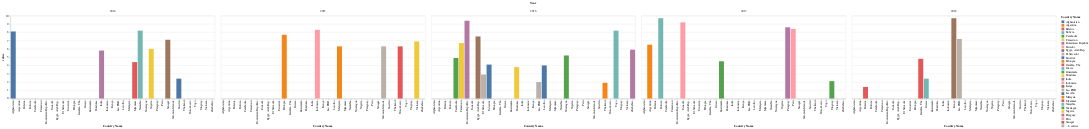

This figure's notebook cell:
### Code cell
import altair as alt
countries = df_melted['Country Name'].unique()
years = ['2014', '2015', '2016', '2017', '2018']
countries_years_series_filtered = df_melted[(df_melted['Country Name'].isin(countries)) & 
                                            (df_melted['year'].isin(years)) & 
                                            (df_melted['Series Name']=="Average time to clear exports through customs (days)") & 
                                            (df_melted['value']<10)]

chart = alt.Chart(countries_years_series_filtered).mark_bar().encode(
    x=alt.X('Country Name'),
    y=alt.Y('value'),
    color='Country Name',
    column=alt.Column('year', header=alt.Header(title='Year')),
    tooltip='year')



chart

### Figure 1 — Vega-Lite specification as saved in the notebook (floating-point values rounded to 4 significant figures)
{"config": {"view": {"continuousWidth": 400, "continuousHeight": 300}}, "data": {"name": "data-3ba1e1c27dcf69de5b50ef22000b9c88"}, "mark": "bar", "encoding": {"color": {"type": "nominal", "field": "Country Name"}, "column": {"type": "nominal", "field": "year", "header": {"title": "Year"}}, "tooltip": {"type": "nominal", "field": "year"}, "x": {"type": "nominal", "field": "Country Name"}, "y": {"type": "quantitative", "field": "value"}}, "$schema": "https://vega.github.io/schema/vega-lite/v4.8.1.json", "datasets": {"data-3ba1e1c27dcf69de5b50ef22000b9c88": [{"Country Name": "Afghanistan", "Series Name": "Average time to clear exports through customs (days)", "year": "2014", "value": 8.1}, {"Country Name": "India", "Series Name": "Average time to clear exports through customs (days)", "year": "2014", "value": 5.8}, {"Country Name": "Myanmar", "Series Name": "Average time to clear exports through customs (days)", "year": "2014", "value": 4.4}, {"Country Name": "Namibia", "Series Name": "Average time to clear exports through customs (days)", "year": "2014", "value": 8.2}, {"Country Name": "Nigeria", "Series Name": "Average time to clear exports through customs (days)", "year": "2014", "value": 6.0}, {"Country Name": "Senegal", "Series Name": "Average time to clear exports through customs (days)", "year": "2014", "value": 7.1}, {"Country Name": "Sweden", "Series Name": "Average time to clear exports through customs (days)", "year": "2014", "value": 2.4}, {"Country Name": "Ethiopia", "Series Name": "Average time to clear exports through customs (days)", "year": "2015", "value": 7.7}, {"Country Name": "Indonesia", "Series Name": "Average time to clear exports through customs (days)", "year": "2015", "value": 8.3}, {"Country Name": "Malaysia", "Series Name": "Average time to clear exports through customs (days)", "year": "2015", "value": 6.3}, {"Country Name": "Solomon Islands", "Series Name": "Average time to clear exports through customs (days)", "year": "2015", "value": 6.3}, {"Country Name": "Timor-Leste", "Series Name": "Average time to clear exports through customs (days)", "year": "2015", "value": 6.3}, {"Country Name": "Vietnam", "Series Name": "Average time to clear exports through customs (days)", "year": "2015", "value": 6.9}, {"Country Name": "Cambodia", "Series Name": "Average time to clear exports through customs (days)", "year": "2016", "value": 4.9}, {"Country Name": "Cameroon", "Series Name": "Average time to clear exports through customs (days)", "year": "2016", "value": 6.7}, {"Country Name": "Dominican Republic", "Series Name": "Average time to clear exports through customs (days)", "year": "2016", "value": 9.4}, {"Country Name": "Egypt, Arab Rep.", "Series Name": "Average time to clear exports through customs (days)", "year": "2016", "value": 7.5}, {"Country Name": "El Salvador", "Series Name": "Average time to clear exports through customs (days)", "year": "2016", "value": 2.9}, {"Country Name": "Eswatini", "Series Name": "Average time to clear exports through customs (days)", "year": "2016", "value": 4.1}, {"Country Name": "Honduras", "Series Name": "Average time to clear exports through customs (days)", "year": "2016", "value": 3.8}, {"Country Name": "Lao PDR", "Series Name": "Average time to clear exports through customs (days)", "year": "2016", "value": 2.0}, {"Country Name": "Lesotho", "Series Name": "Average time to clear exports through customs (days)", "year": "2016", "value": 4.0}, {"Country Name": "Nicaragua", "Series Name": "Average time to clear exports through customs (days)", "year": "2016", "value": 5.2}, {"Country Name": "Thailand", "Series Name": "Average time to clear exports through customs (days)", "year": "2016", "value": 1.9}, {"Country Name": "Togo", "Series Name": "Average time to clear exports through customs (days)", "year": "2016", "value": 8.2}, {"Country Name": "Zimbabwe", "Series Name": "Average time to clear exports through customs (days)", "year": "2016", "value": 5.9}, {"Country Name": "Argentina", "Series Name": "Average time to clear exports through customs (days)", "year": "2017", "value": 6.5}, {"Country Name": "Bolivia", "Series Name": "Average time to clear exports through customs (days)", "year": "2017", "value": 9.7}, {"Country Name": "Ecuador", "Series Name": "Average time to clear exports through customs (days)", "year": "2017", "value": 9.2}, {"Country Name": "Guatemala", "Series Name": "Average time to clear exports through customs (days)", "year": "2017", "value": 4.5}, {"Country Name": "Paraguay", "Series Name": "Average time to clear exports through customs (days)", "year": "2017", "value": 8.6}, {"Country Name": "Peru", "Series Name": "Average time to clear exports through customs (days)", "year": "2017", "value": 8.4}, {"Country Name": "Uruguay", "Series Name": "Average time to clear exports through customs (days)", "year": "2017", "value": 2.1}, {"Country Name": "Belarus", "Series Name": "Average time to clear exports through customs (days)", "year": "2018", "value": 1.4}, {"Country Name": "Gambia, The", "Series Name": "Average time to clear exports through customs (days)", "year": "2018", "value": 4.8}, {"Country Name": "Greece", "Series Name": "Average time to clear exports through customs (days)", "year": "2018", "value": 2.4}, {"Country Name": "Kenya", "Series Name": "Average time to clear exports through customs (days)", "year": "2018", "value": 9.7}, {"Country Name": "Lao PDR", "Series Name": "Average time to clear exports through customs (days)", "year": "2018", "value": 7.2}]}}
